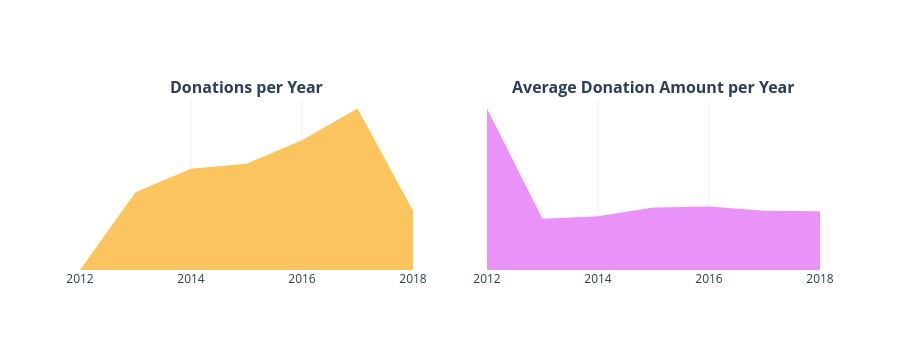

Notebook source saved alongside this figure:
### Markdown cell above
En esta sección se analiza la evolución de las donaciones a lo largo del tiempo para identificar tendencias en el comportamiento de los donantes. Se estudia tanto la cantidad de donaciones recibidas cada año como el monto promedio de las contribuciones, permitiendo observar cómo ha cambiado la actividad de la plataforma desde su creación.

Los siguientes análisis serán presentados:

- **3.4.1** Número de donaciones por año.
- **3.4.2** Monto promedio de las donaciones por año.

### Code cell
# Convertir la columna de fecha
donations_df['Donation Received Date'] = pd.to_datetime(
    donations_df['Donation Received Date'],
    errors='coerce'
)

# Eliminar filas con fechas inválidas
donations_df = donations_df.dropna(subset=['Donation Received Date'])

# Crear variables de tiempo
donations_df['Donation Year'] = donations_df['Donation Received Date'].dt.year
donations_df['Donation Month'] = donations_df['Donation Received Date'].dt.month
donations_df['Donation Day'] = donations_df['Donation Received Date'].dt.day
donations_df['Donation Weekday'] = donations_df['Donation Received Date'].dt.weekday
donations_df['Donation Hour'] = donations_df['Donation Received Date'].dt.hour

# Agrupar por año
t1 = (
    donations_df.groupby('Donation Year')
    .agg(
        Total_Donations=('Donation ID', 'count'),
        Average_Amount=('Donation Amount', 'mean')
    )
    .reset_index()
)

# Crear gráficas
trace1 = go.Scatter(
    x=t1['Donation Year'],
    y=t1['Total_Donations'],
    fill='tozeroy',
    fillcolor='#fcc45f',
    mode='none'
)

trace2 = go.Scatter(
    x=t1['Donation Year'],
    y=t1['Average_Amount'],
    fill='tozeroy',
    fillcolor='#e993f9',
    mode='none'
)

fig = tools.make_subplots(
    rows=1,
    cols=2,
    subplot_titles=(
        "<b>Donations per Year</b>",
        "<b>Average Donation Amount per Year</b>"
    ),
    print_grid=False
)

fig.append_trace(trace1, 1, 1)
fig.append_trace(trace2, 1, 2)

fig.update_layout(
    height=350,
    width=900,
    showlegend=False,
    template='plotly_white'
)

fig.update_yaxes(
    showgrid=False,
    zeroline=False,
    showticklabels=False,
    row=1,
    col=1
)

fig.update_yaxes(
    showgrid=False,
    zeroline=False,
    showticklabels=False,
    row=1,
    col=2
)

iplot(fig)

### Figure 1 — Plotly figure (JSON) as saved in the notebook; plotly's stock layout.template omitted (floating-point values rounded to 4 significant figures)
{"data": [{"fill": "tozeroy", "fillcolor": "#fcc45f", "mode": "none", "type": "scatter", "x": [2012, 2013, 2014, 2015, 2016, 2017, 2018], "xaxis": "x", "y": [149, 573983, 746608, 783362, 957265, 1190542, 435975], "yaxis": "y"}, {"fill": "tozeroy", "fillcolor": "#e993f9", "mode": "none", "type": "scatter", "x": [2012, 2013, 2014, 2015, 2016, 2017, 2018], "xaxis": "x2", "y": [166.7, 53.01, 55.53, 64.45, 65.45, 61.21, 60.74], "yaxis": "y2"}], "layout": {"annotations": [{"font": {"size": 16}, "showarrow": false, "text": "<b>Donations per Year</b>", "x": 0.225, "xanchor": "center", "xref": "paper", "y": 1, "yanchor": "bottom", "yref": "paper"}, {"font": {"size": 16}, "showarrow": false, "text": "<b>Average Donation Amount per Year</b>", "x": 0.775, "xanchor": "center", "xref": "paper", "y": 1, "yanchor": "bottom", "yref": "paper"}], "height": 350, "showlegend": false, "width": 900, "xaxis": {"anchor": "y", "domain": [0, 0.45]}, "xaxis2": {"anchor": "y2", "domain": [0.55, 1]}, "yaxis": {"anchor": "x", "domain": [0, 1], "showgrid": false, "showticklabels": false, "zeroline": false}, "yaxis2": {"anchor": "x2", "domain": [0, 1], "showgrid": false, "showticklabels": false, "zeroline": false}}}
